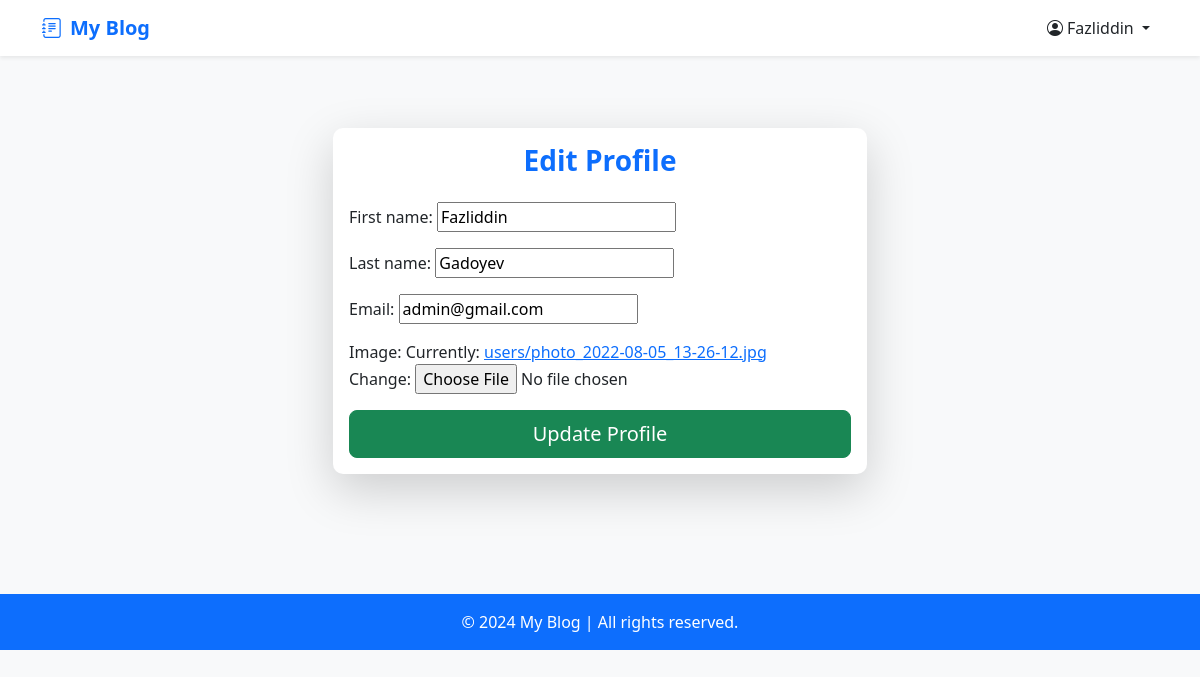
The app's page /users/edit/ (signed in) with its own data.
### users/models.py (models this page shows)
class CustomUser(AbstractBaseUser, PermissionsMixin, BaseModel):
    class Status(models.TextChoices):
        USER = "US", "User"
        ADMIN = "AD", 'Admin'
    first_name = models.CharField(_("first name"), max_length=150)
    last_name = models.CharField(_("last name"), max_length=150)
    email = models.EmailField(_("email"), unique=True)
    status = models.CharField(max_length=2, choices=Status.choices, default=Status.USER)
    image = models.ImageField(upload_to='users/', default='users/default-user.png')
    is_staff = models.BooleanField(default=False)
    is_active = models.BooleanField(default=True)
    USERNAME_FIELD = 'email'
    objects = CustomUserManager()
    class Meta:
        verbose_name = _("User")
        verbose_name_plural = _("Users")
    def __str__(self):
        return f"{self.first_name}"

### users/views.py (the view, shortened to what this page needs)
# urls.py: path('edit/', EditProfile.as_view(), name='edit'),
class EditProfile(View, LoginRequiredMixin):
    def get(self, request):
        user_form = EditProfileForm(instance=request.user)
        context = {
            "form": user_form
        }
        return render(request, 'users/edit.html', context)

### users/forms.py
class EditProfileForm(forms.ModelForm):
    class Meta:
        model = CustomUser
        fields = ("first_name", "last_name", "email", 'image')

### users/templates/users/edit.html (shortened to what this page needs)
{% extends 'base.html' %}
{% block content %}
<div class="container py-4">
    <div class="row justify-content-center">
        <div class="col-lg-6 col-md-8">
            <div class="card shadow-lg border-0">
                <div class="card-body">
                    <h3 class="text-center text-primary fw-bold mb-4">Edit Profile</h3>
                    <form method="post" enctype="multipart/form-data">
                        {{ form.as_p }}
                        <div class="d-grid mt-3">
                            <button type="submit" class="btn btn-success btn-lg">Update Profile</button>
                        </div>
                    </form>
                </div>
            </div>
        </div>
    </div>
</div>
{% endblock %}

### templates/base.html (shortened to what this page needs)
<!DOCTYPE html>
<html lang="en">
{% load static %}
<head>
    <link href="https://cdn.jsdelivr.net/npm/bootstrap@5.3.3/dist/css/bootstrap.min.css" rel="stylesheet"
>
    <link rel="stylesheet" href="https://cdn.jsdelivr.net/npm/bootstrap-icons@1.11.3/font/bootstrap-icons.min.css">
    <link rel="stylesheet" href="{% static 'css/main.css' %}">
</head>
<body class="bg-light">
<nav class="navbar navbar-expand-lg navbar-light bg-white shadow-sm">
    <div class="container">
        <a class="navbar-brand text-primary fw-bold" href="{% url 'common:home' %}"><i class="bi bi-journal-text me-2"></i>My Blog</a>
        <div class="collapse navbar-collapse" id="navbarNav">
            <ul class="navbar-nav ms-auto">
                {% if request.user.is_authenticated %}
                    <li class="nav-item dropdown">
                        <a class="nav-link dropdown-toggle text-dark" href="#" id="userMenu" role="button" data-bs-toggle="dropdown"
                           aria-expanded="false">
                            <i class="bi bi-person-circle me-1"></i>{{ request.user }}
                        </a>
                    </li>
                {% else %}
                    <li class="nav-item">
                        <a class="btn btn-outline-primary ms-2" href="{% url 'users:login' %}"><i class="bi bi-box-arrow-in-right me-1"></i>Login</a>
                    </li>
                {% endif %}
            </ul>
        </div>
    </div>
</nav>
<div class="container py-5">
    {% block content %}
    {% endblock %}
</div>
<footer class="bg-primary text-white text-center py-3 mt-5">
    <p class="mb-0">© 2024 My Blog | All rights reserved.</p>
</footer>
</body>
</html>

### static/css/main.css (style rules this page uses)
.card { border-radius: 10px; }

### records on screen
CustomUser: user "Fazliddin", first_name "Fazliddin", last_name "Gadoyev", email "admin@gmail.com"
